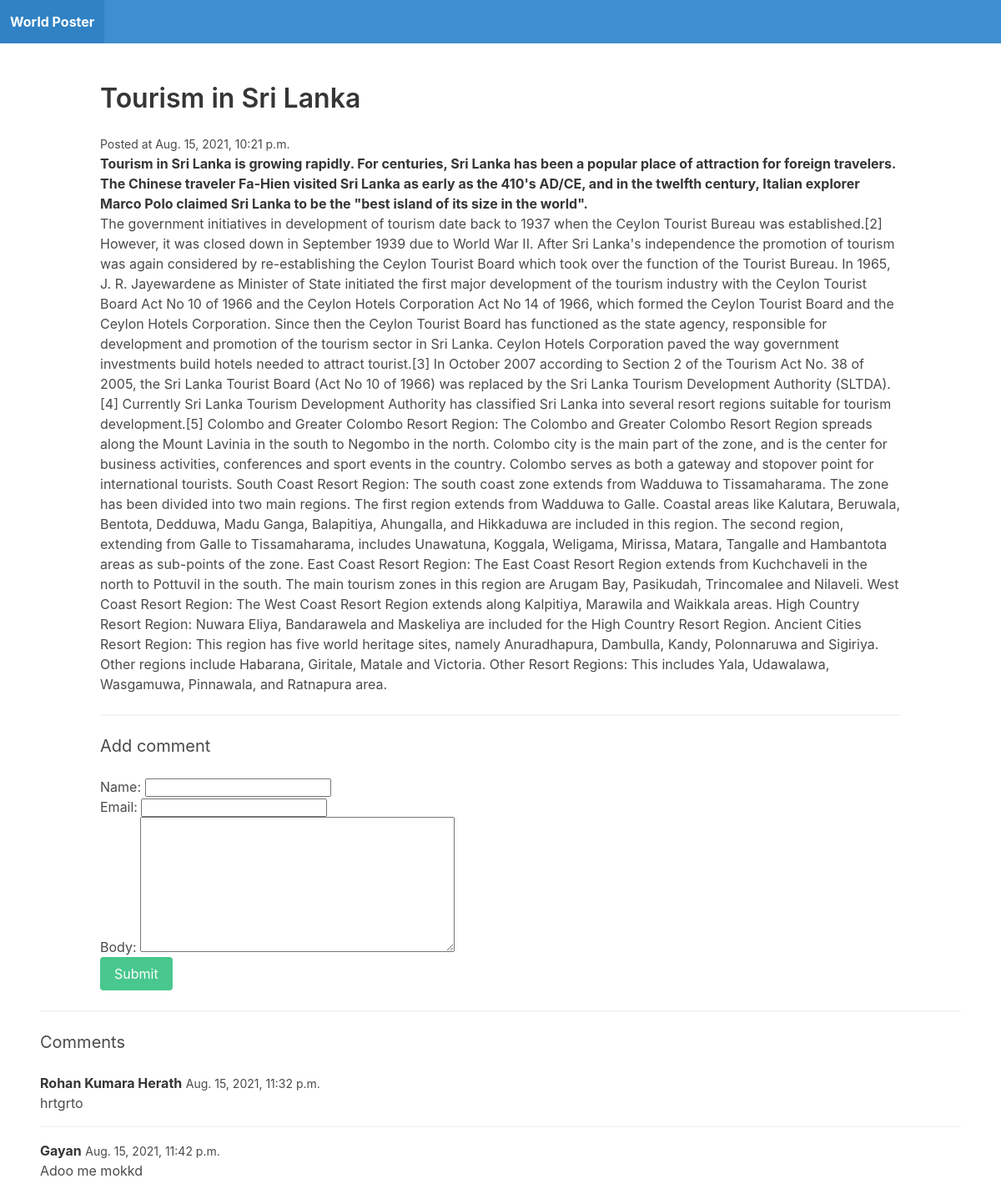
Page /Tourism-in-Sri-Lanka/ on the committed database.
### blog/models.py (models this page shows)
class Post(models.Model):
    title = models.CharField(max_length=255)
    slug = models.SlugField()
    intro = models.TextField()
    body = models.TextField()
    date_added = models.DateTimeField(auto_now_add=True)
    class Meta:
        ordering = ['-date_added']

class Comment(models.Model):
    post = models.ForeignKey(Post, related_name='comments', on_delete=models.CASCADE)
    name = models.CharField(max_length=255)
    email = models.EmailField()
    body = models.TextField()
    date_added = models.DateTimeField(auto_now_add=True)
    class Meta:
        ordering = ['date_added']

### blog/views.py (the view)
# urls.py: path('<slug:slug>/', post_detail, name='post_detail'),
def post_detail(request, slug):
    post = Post.objects.get(slug=slug)
    if request.method == 'POST':
        form = CommentForm(request.POST)
        if form.is_valid():
            comment = form.save(commit=False)
            comment.post = post
            comment.save()
            return redirect('post_detail', slug=post.slug)
    else:
        form = CommentForm()
    return render(request, 'blog/post_detail.html', {'post': post, 'form': form})

### blog/forms.py
class CommentForm(forms.ModelForm):
    class Meta:
        model = Comment
        fields = ['name', 'email', 'body']

### templates/blog/post_detail.html (shortened to what this page needs)
{% extends 'blog/base.html'%}
{% block content %}
    <h1 class="title">{{ post.title }}</h1>
    <small>Posted at {{ post.date_added }}</small>
    <p> <strong>{{ post.intro }}</strong></p>
    <p>{{ post.body }}</p>
    <hr>
    <h2 class="subtitle">Add comment</h2>
    <form method="post" action=".">
        {{ form.as_p }}
        <div class="field">
            <div class="control">
                <button class="button is-success">Submit</button>
            </div>
            </div>
        </div>
    <hr>
    <h2 class="subtitle">Comments</h2>
    {%  for comment in post.comments.all %}
        <article class="media">
        <div class="media-content">
            <div class ="content">
                <p>
                    <strong>{{ comment.name }}</strong> <small>{{ comment.date_added }}</small>
                    <br>
                    {{ comment.body }}
                </p>
            </div>
        </div>
        </article>
    {% empty %}
        <div class="notification">
            <p>No comments Yet!</p>
        </div>
    {% endfor %}
{% endblock %}

### rows in the picture
Post: title "Tourism in Sri Lanka", date_added "Aug. 15, 2021, 10:21 p.m.", intro "Tourism in Sri Lanka is growing rapidly. For centuries, Sri Lanka has been a popular place of attraction for foreign travelers. The Chinese traveler Fa-Hien visited Sri Lanka as early as the 410's AD/CE, and in the twelfth century, Italian explorer Marco Polo claimed Sri Lanka to be the \"best island of its size in the world\".", body "The government initiatives in development of tourism date back to 1937 when the Ceylon Tourist Bureau was established.[2] However, it was closed down in September 1939 due to World War II. After Sri Lanka's independence the promotion of tourism was again considered by re-establishing the Ceylon Tourist Board which took over the function of the Tourist Bureau. In 1965, J. R. Jayewardene as Minister of State initiated the first major development of the tourism industry with the Ceylon Tourist Board Act No 10 of 1966 and the Ceylon Hotels Corporation Act No 14 of 1966, which formed the Ceylon Tourist Board and the Ceylon Hotels Corporation. Since then the Ceylon Tourist Board has functioned as…"
Comment: name "Rohan Kumara Herath", date_added "Aug. 15, 2021, 11:32 p.m.", body "hrtgrto"
Comment: name "Gayan", date_added "Aug. 15, 2021, 11:42 p.m.", body "Adoo me mokkd"
